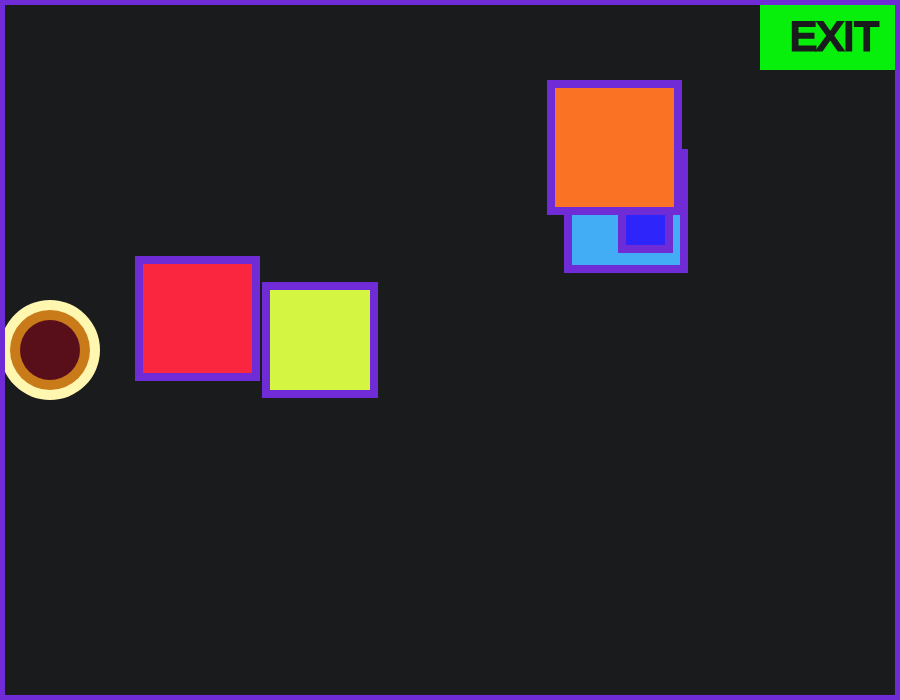
Frame 1 (no input)
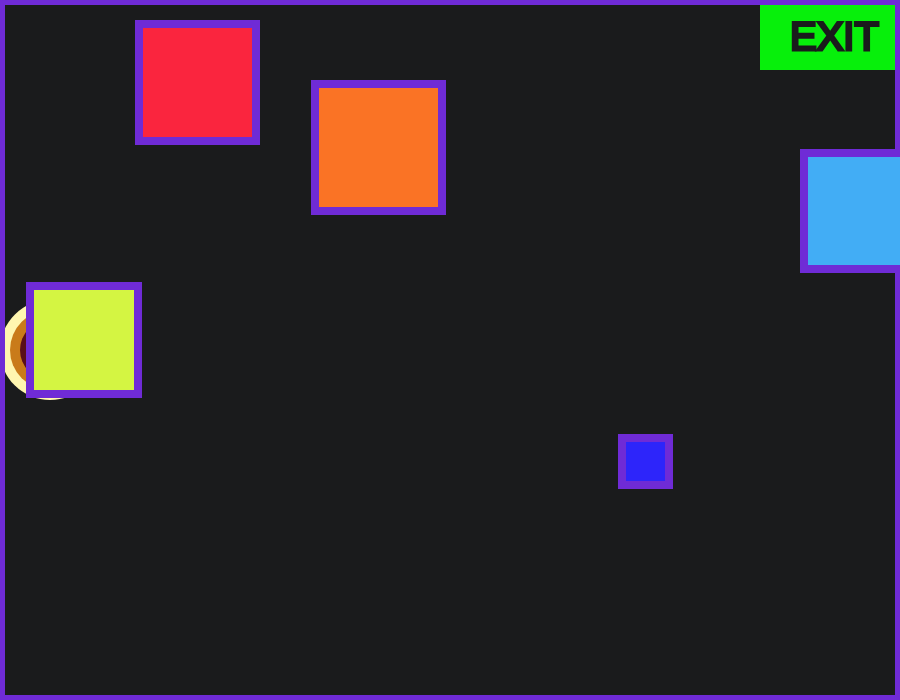
Frame 60 (no input)
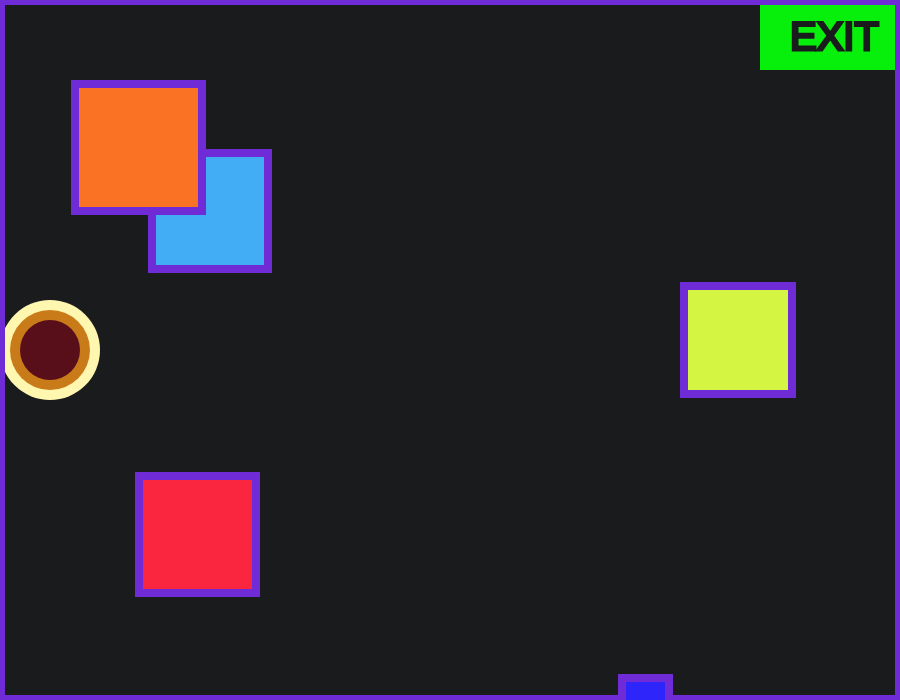
Frame 120 (the mouse pressed at the canvas centre since frame 60)

The p5.js sketch that drew these frames (run headless with seeded random() and noise() and a simulated clock; from frame 60 on, the mouse is pressed at the canvas centre):

// p5.js sketch
// ── sketch.js
//global variables
var playerX = 50;
var playerY = 350;

var obsX = [];
var obsY =[];
var obsSize = [];
var direction = [];
var obsColor =[[66, 173, 245],[45, 37, 250],[212, 245, 66],[250, 37, 62],[250, 115, 37]];   

var mousex = -200;
var mousey = -200;


function setup() {
  createCanvas(900, 700);
  noFill();
  
  for (var i = 0; i < 5; i++) {
      obsX[i] = floor(random(100, 750));
      obsY[i] = floor(random(50, 550));
      obsSize[i] = floor(random(15,150));
      direction[i] = floor(random(1,4.9))
    }
}

function draw() {
  drawBackground();
  if (checkWinCondition()) {
    drawWinScreen();
    drawBorder()
  } else {
    drawPlayer();
    drawExit();
    drawBorder()
    moveObstacles();
    drawObstacles()
    drawMouseObstacle();
  }
}

// FUNCTIONS

//Draws the background
function drawBackground() {
  stroke(26, 27, 28);
  fill(26, 27, 28);
  rect(0, 0, 900, 700);
}

//Draws the player character
function drawPlayer() {
  stroke(255, 246, 176);
  strokeWeight(100);
  point(playerX, playerY);
  stroke(201, 123, 26);
  strokeWeight(80);
  point(playerX, playerY);
  stroke(89, 15, 26);
  strokeWeight(60);
  point(playerX, playerY);
}

//Creates the exit
function drawExit() {
  stroke(7, 240, 11);
  rect(790, 0, 110, 40);
  strokeWeight(3);
  stroke(26, 27, 28);
  textSize(40);
  text("EXIT", 790, 50);
}

//Checks the player's position and whether that is in the exit
function checkWinCondition() {
  return playerX > 750 && playerY < 50;
}

//Draws the border around the screen
function drawBorder() {
  if (checkWinCondition()) {
    stroke(7, 240, 11); // same green as exit
  } else {
    stroke(111, 43, 214); // purple border
  }
  strokeWeight(10);
  noFill();
  rect(0, 0, 900, 700);
}

//Draws the you win message and clears the screen
function drawWinScreen() {
  strokeWeight(10);
  stroke(7, 240, 11);
  textSize(150);
  text("YOU WIN!", 50, 350);
}

//draws the 5 squares
function drawObstacles() {
  stroke(111, 43, 214);
  strokeWeight(8)
  for (var i = 0; i < 5; i++) {
    fill(obsColor[i]); 
    square(obsX[i],obsY[i],obsSize[i]);
  }
}

//moves the squares in a randomly asssigned direction around the screen, teleporting when they go off screen
function moveObstacles(){
    for (var i = 0; i < 5; i++) {    
      if (direction[i] == 1){
        if (obsY[i] > 690){
          obsY[i] = 0;
        }
        obsY[i] += 4;
      } else if (direction[i] == 2){
        if (obsX[i] > 890){
          obsX[i] = 0;
        }
        obsX[i] += 4;
      } else if (direction[i] == 3){
        if (obsY[i] < 10){
          obsY[i] = 700;
        }
        obsY[i] -= 4;
      } else if (direction[i] == 4){
        if (obsX[i] < 10){
          obsX[i] = 900;
        }
        obsX[i] -= 4;
      }
    }
}

//draws the pink oval
function drawMouseObstacle() {
  fill(252, 81, 241);
  ellipse(mousex, mousey, 150, 100);
  fill(26, 27, 28);
}

//moves the coordinates of the player when the wasd keys are pressed thus "moving" it
function keyPressed() {
  if (key == 'd') {
    playerX += 50;
  }
  if (key == 'a') {
    playerX -= 50;
  }
  if (key == 'w') {
    playerY -= 50;
  }
  if (key == 's') {
    playerY += 50;
  }
}

//Change the coordinates of the pink oval 
function mouseClicked() {
  mousex = mouseX;
  mousey = mouseY;
}
